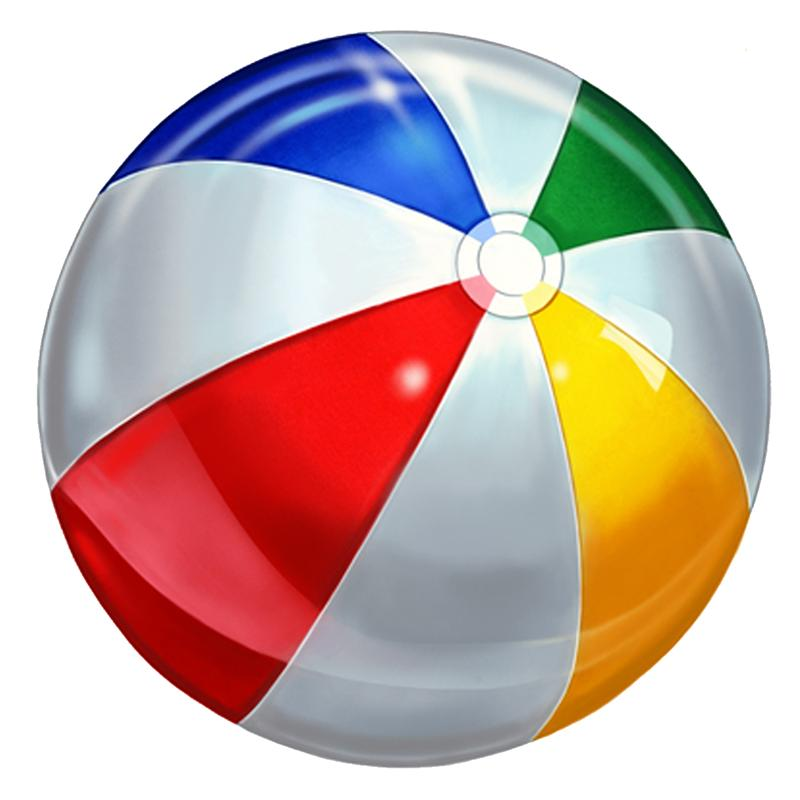
%> input picture Εργασία 2/CV_2-TRANSFORMATIONS/ball.jpg, 800 x 800 px
$ octave images_scale_and_compose.m   (GNU Octave 9; MATLAB toolbox functions it lacks are replaced by stand-ins)
%> lines starting %> are read from the running program, lines starting %| are printed output that depends on the picture
### Exercise_2/transformations/scaleImage.m
% function to scale images
function transformedImage = scaleImage(image, parameters)
    scaleFactor = parameters.scaleFactor;

    % scaling matrix
    transformMatrix = [scaleFactor 0 0; 0 scaleFactor 0; 0 0 1];
    transform = affine2d(transformMatrix);

    % apply transformation
    scaledImage = imwarp(image, transform);

    % center scaled image on a blank canvas
    originalSize = size(image);
    paddedImage = centerImage(originalSize, scaledImage);


    %plotTitle = displayDetails('scale', parameters, size(image), size(paddedImage));
    %displayImages(image, paddedImage, plotTitle, 'scale');
    transformedImage = paddedImage;
end

### Exercise_2/uitilities/centerImage.m
% function to center transformed image on a blank canvas
function centeredImage = centerImage(originalSize, transformedImage)
    rowsO = originalSize(1);
    colsO = originalSize(2);
    if length(originalSize) < 3
        channelsO = 1;
        disp('Grayscale .');
    else
        channelsO = originalSize(3);
    end

    % get transformed image dimensions
    [rowsT, colsT, ~] = size(transformedImage);


    % create blank canvas
    centeredImage = zeros(rowsO, colsO, channelsO, 'like', transformedImage);

    % calculate position to center the transformed image on the canvas
    rowStart = max(round((rowsO - rowsT) / 2),1);
    colStart = max(round((colsO - colsT) / 2),1);

    % prevent exceeding canvas size
    rowEnd = min(rowsO, rowStart + rowsT - 1);
    colEnd = min(colsO, colStart + colsT - 1);

    % place  transformed image into the centered canvas
    centeredImage(rowStart:rowEnd, colStart:colEnd, :) = transformedImage(1:(rowEnd - rowStart + 1), 1:(colEnd - colStart + 1), :);

end

### Exercise_2/part2/images_scale_and_compose.m
%% Image composition using scaling transformations

addpath('../transformations');
addpath('../uitilities/');

clear;
close all;

% Read input image
I = imread("../CV_2-TRANSFORMATIONS/ball.jpg");
%> I is the input picture: size 800x800x3 uint8; mean R, G, B 201.9, 177.4, 171

% Define scaling factors
scaleFactors = [0.5, 0.75, 1.0, 1.25];

% Preallocate cell array for scaled images
scaledImages = cell(1, length(scaleFactors));

% Apply scaling using the scaleImage function
for i = 1:length(scaleFactors)
    params.scaleFactor = scaleFactors(i);
    scaledImages{i} = scaleImage(I, params);
end
%> this loop made 4 passes
%> pass 1, in scaleImage, `paddedImage = centerImage(originalSize, scaledImage);`:
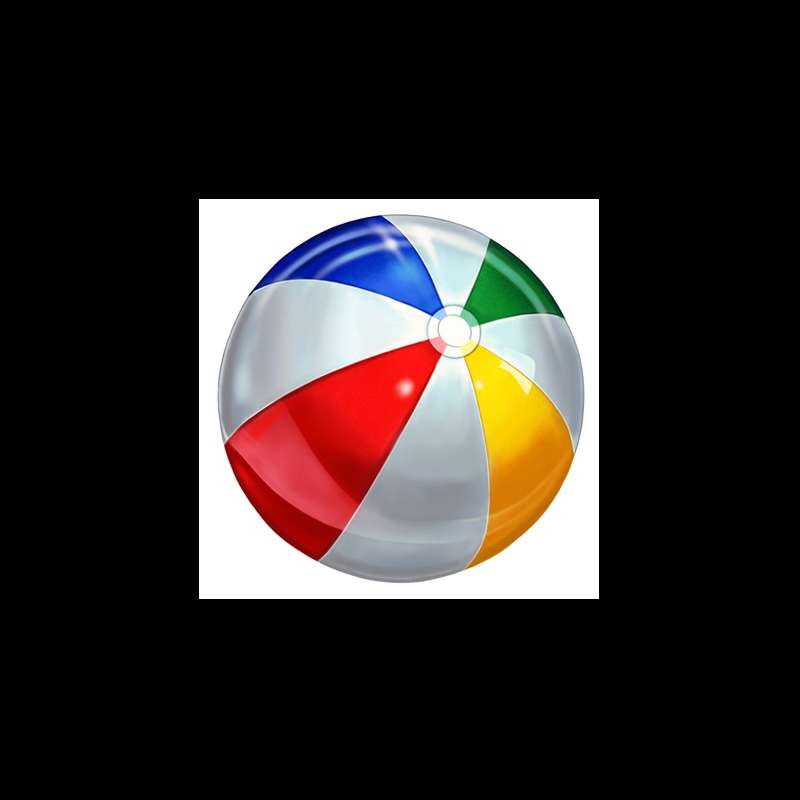
%> paddedImage: size 800x800x3 uint8; mean R, G, B 50.5, 44.4, 42.8
%> after the loop, params = {scaleFactor 1.25}; scaledImages = 4 items

% Create final composite canvas (2x2 layout)
[H, W, C] = size(I);
%> H = 800; W = 800; C = 3
finalImage = zeros(2*H, 2*W, C, 'like', I);
%> finalImage: size 1600x1600x3 uint8; every value is 0

% Place scaled images into the composite image
finalImage(1:H, 1:W, :) = scaledImages{1};          % top-left
finalImage(1:H, W+1:2*W, :) = scaledImages{2};      % top-right
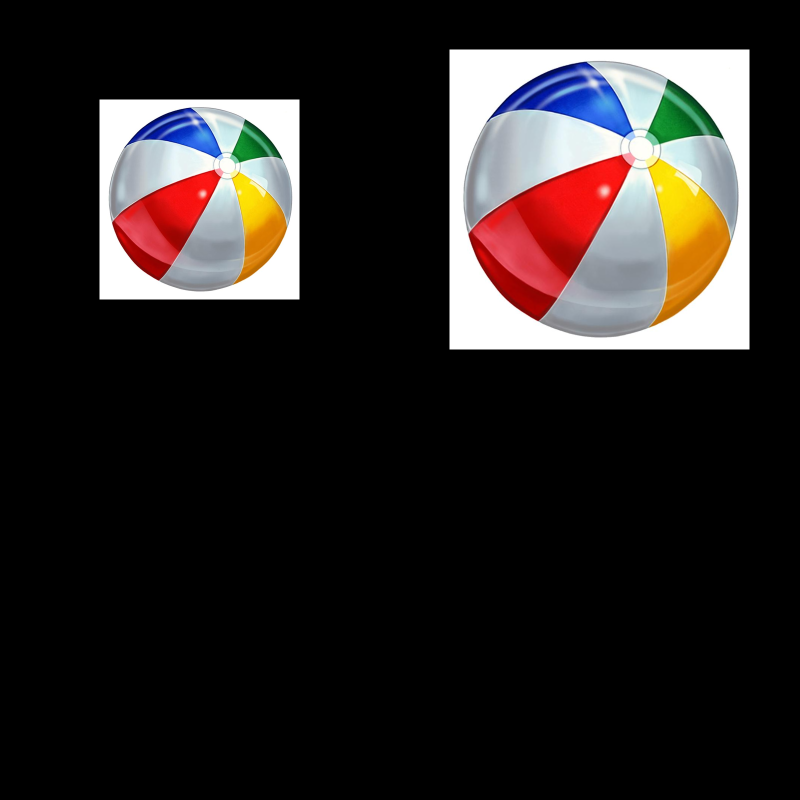
%> finalImage: size 1600x1600x3 uint8 (shown at 1/2 size); mean R, G, B 41, 36, 34.7
finalImage(H+1:2*H, 1:W, :) = scaledImages{3};      % bottom-left
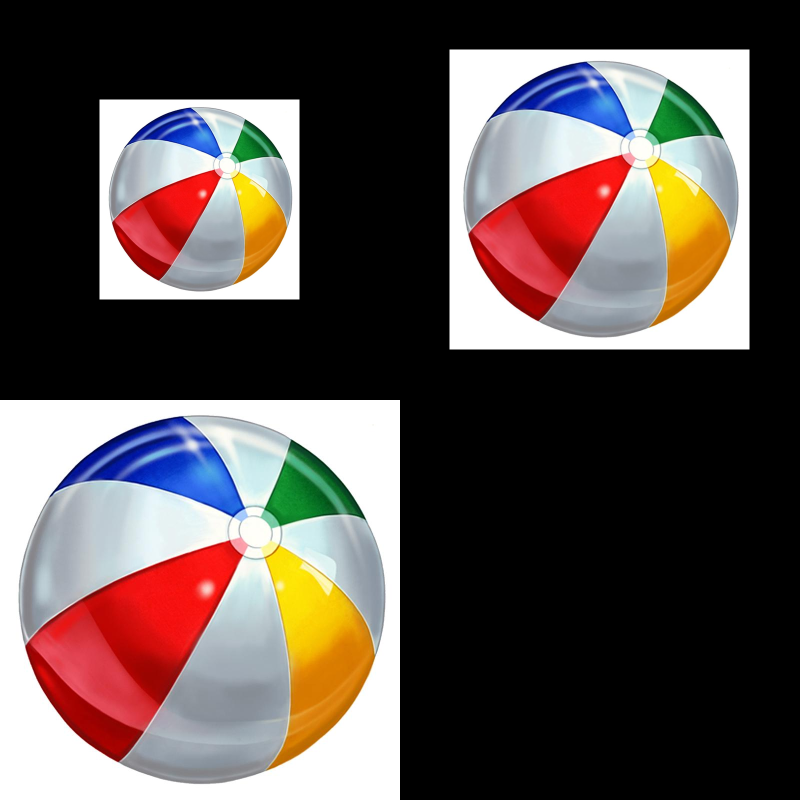
%> finalImage: size 1600x1600x3 uint8 (shown at 1/2 size); mean R, G, B 91.5, 80.4, 77.5
finalImage(H+1:2*H, W+1:2*W, :) = scaledImages{4};  % bottom-right
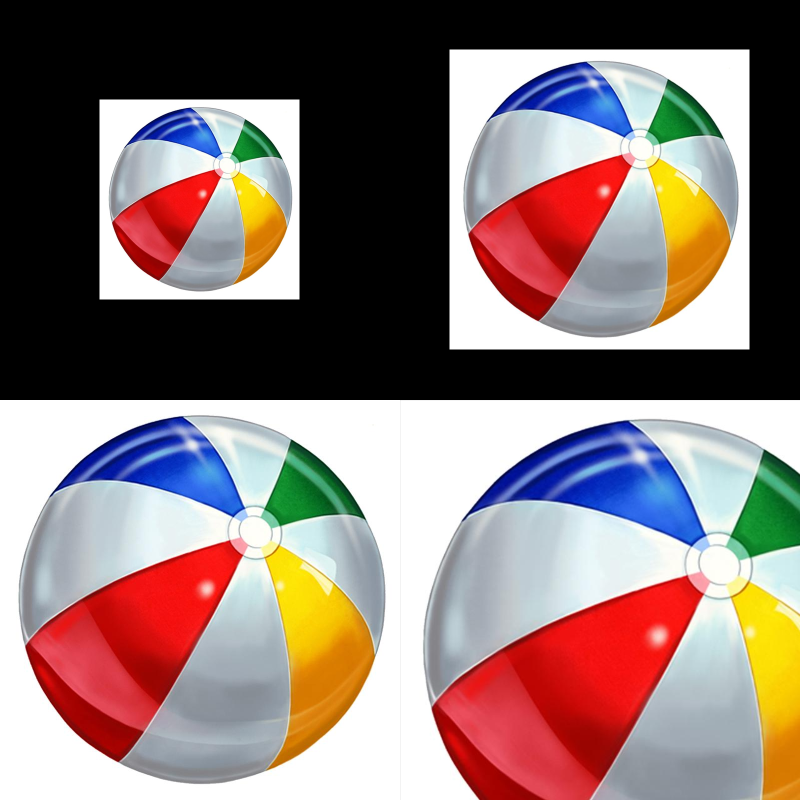
%> finalImage: size 1600x1600x3 uint8 (shown at 1/2 size); mean R, G, B 139.7, 120.5, 117.4

figure;
imshow(finalImage);
title('Composite Image with Multiple Scaled Versions');

$ run again, with Εργασία 2/CV_2-TRANSFORMATIONS/beach.jpg copied over Εργασία 2/CV_2-TRANSFORMATIONS/ball.jpg
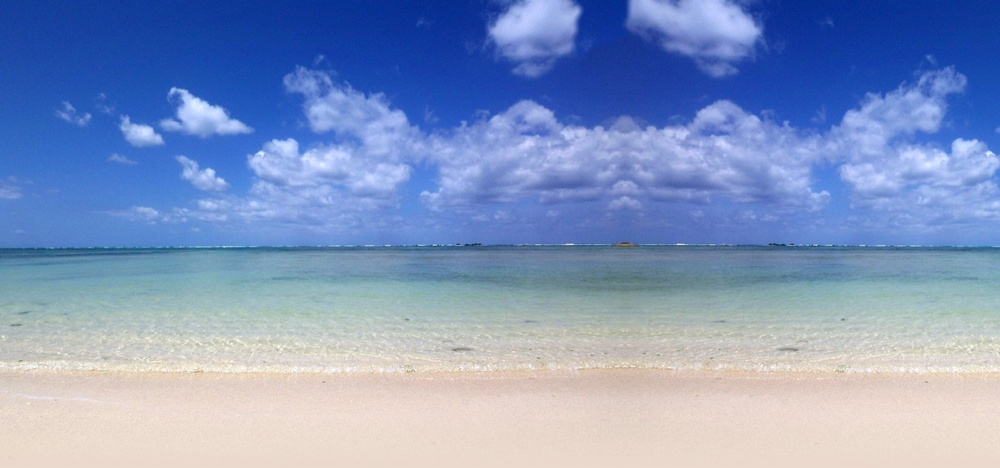
%> input picture Εργασία 2/CV_2-TRANSFORMATIONS/beach.jpg, 1000 x 468 px, shrunk from 1600 x 749 before the run
%> I is the input picture: size 468x1000x3 uint8; mean R, G, B 130.6, 151, 192.4
%> the loop `for i = 1:length(scaleFactors)` made 4 passes
%> pass 1, in scaleImage, `paddedImage = centerImage(originalSize, scaledImage);`:
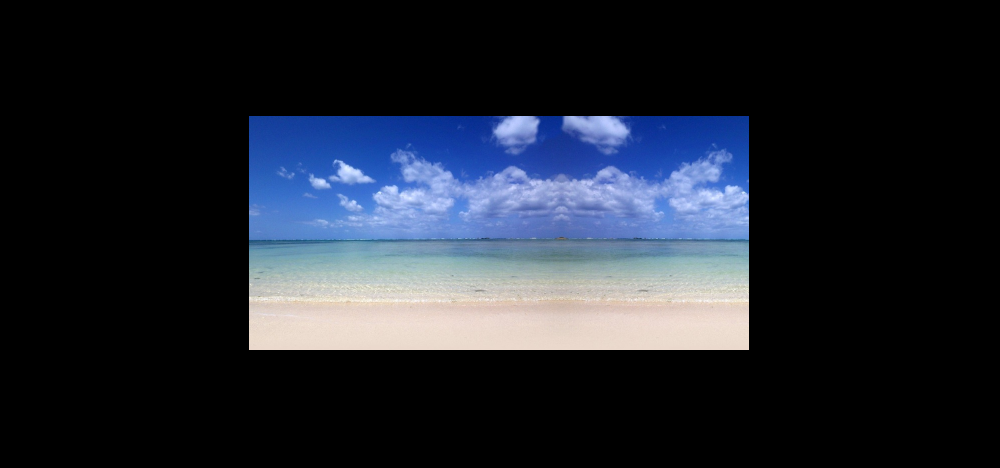
%> paddedImage: size 468x1000x3 uint8; mean R, G, B 32.7, 37.8, 48.1
%> after the loop `for i = 1:length(scaleFactors)`: params = {scaleFactor 1.25}; scaledImages = 4 items
%> `finalImage(H+1:2*H, W+1:2*W, :) = scaledImages{4};`:
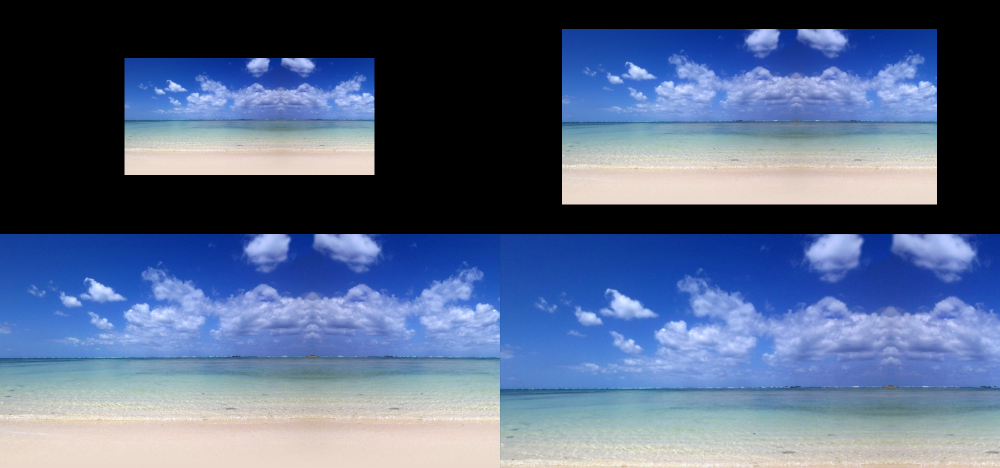
%> finalImage: size 936x2000x3 uint8 (shown at 1/2 size); mean R, G, B 85.3, 102, 134.3

$ run again, with Εργασία 2/CV_2-TRANSFORMATIONS/pudding.png saved as Εργασία 2/CV_2-TRANSFORMATIONS/ball.jpg
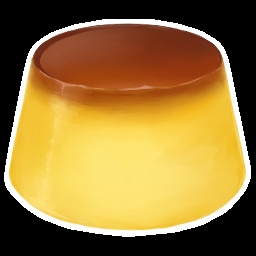
%> input picture Εργασία 2/CV_2-TRANSFORMATIONS/pudding.png, 256 x 256 px
%> I is the input picture: size 256x256x3 uint8; mean R, G, B 148.3, 116.5, 55.3
%> the loop `for i = 1:length(scaleFactors)` made 4 passes
%> pass 1, in scaleImage, `paddedImage = centerImage(originalSize, scaledImage);`:
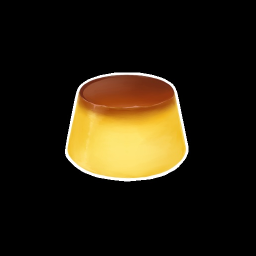
%> paddedImage: size 256x256x3 uint8; mean R, G, B 37.1, 29.2, 13.9
%> after the loop `for i = 1:length(scaleFactors)`: params = {scaleFactor 1.25}; scaledImages = 4 items
%> `finalImage(H+1:2*H, W+1:2*W, :) = scaledImages{4};`:
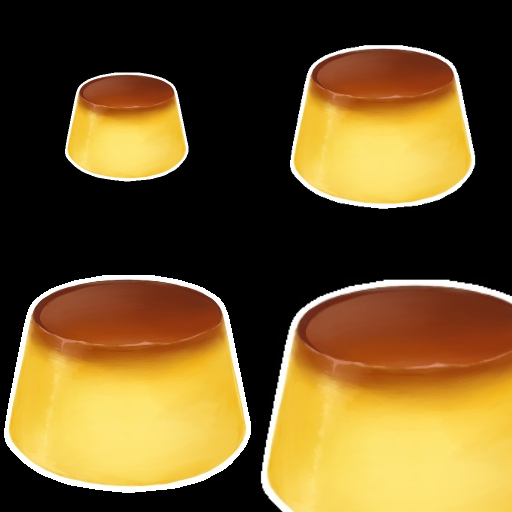
%> finalImage: size 512x512x3 uint8; mean R, G, B 110, 85.3, 39.7
